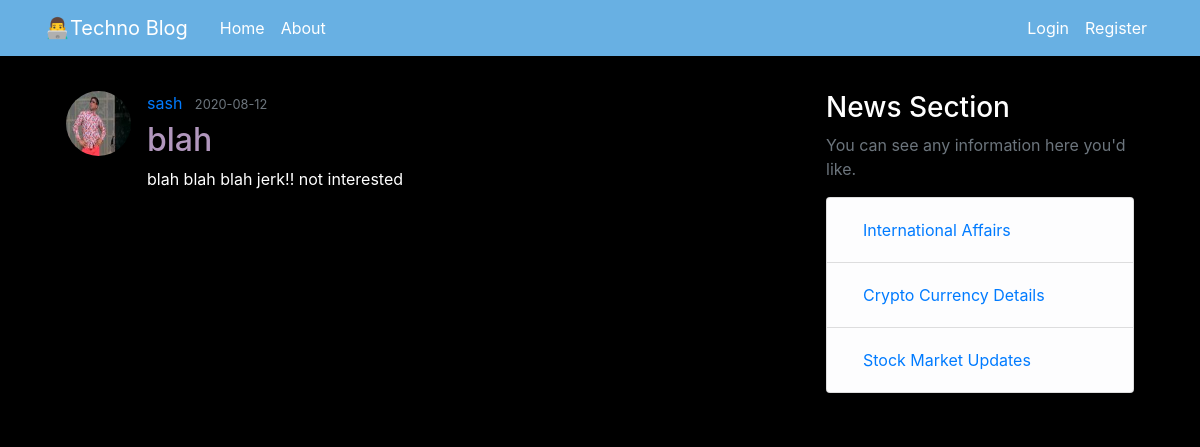
The app's page /post/4 with its own data.
### TechnoBlog/models.py (models this page shows, shortened)
class User(db.Model, UserMixin):
    id = db.Column(db.Integer, primary_key=True)
    username = db.Column(db.String(20), unique=True, nullable=False)
    email = db.Column(db.String(120), unique=True, nullable=False)
    image_file = db.Column(db.String(20), nullable=False, default='default.jpg')
    password = db.Column(db.String(60), nullable=False)
    posts = db.relationship('Post', backref='author', lazy=True)

class Post(db.Model):
    id = db.Column(db.Integer, primary_key=True)
    title = db.Column(db.String(100), nullable=False)
    date_posted = db.Column(db.DateTime, nullable=False, default=datetime.utcnow)
    content = db.Column(db.Text, nullable=False)
    user_id = db.Column(db.Integer, db.ForeignKey('user.id'), nullable=False)

### TechnoBlog/routes.py (the view)
@app.route("/post/<int:post_id>")
def post(post_id):
    post = Post.query.get_or_404(post_id)
    return render_template('post.html', title=post.title, post=post)

### TechnoBlog/templates/post.html (shortened to what this page needs)
{% extends "layout.html" %}
{% block content %}
  <article class="media content-section">
    <img class="rounded-circle article-img" src="{{ url_for('static', filename=  post.author.image_file) }}">
    <div class="media-body">
      <div class="article-metadata">
        <a class="mr-2" href="{{ url_for('user_posts', username=post.author.username) }}">{{ post.author.username }}</a>
        <small class="text-muted">{{ post.date_posted.strftime('%Y-%m-%d') }}</small>
      </div>
      <h2 class="article-title">{{ post.title }}</h2>
      <p class="article-content">{{ post.content }}</p>
    </div>
  </article>
{% endblock content %}

### TechnoBlog/static/main.css (style rules this page uses)
body { background: black; color: black; margin-top: 5rem; }
h1, h2, h3, h4, h5, h6 { color: white; }
.content-section { background: black; padding: 10px 20px; color:white; border: 1px solid black; border-radius: 3px; margin-bottom: 20px; }
.article-title { color: #b197bd; }
.article-content { white-space: pre-line; color:white; }
.article-img { height: 65px; width: 65px; margin-right: 16px; }
.article-metadata { padding-bottom: 1px; margin-bottom: 4px; border-bottom: 1px solid black; }

### records on screen
User: image_file (picture), author.username "sash"
Post: date_posted "2020-08-12", title "blah", content "blah blah blah jerk!! not interested"
